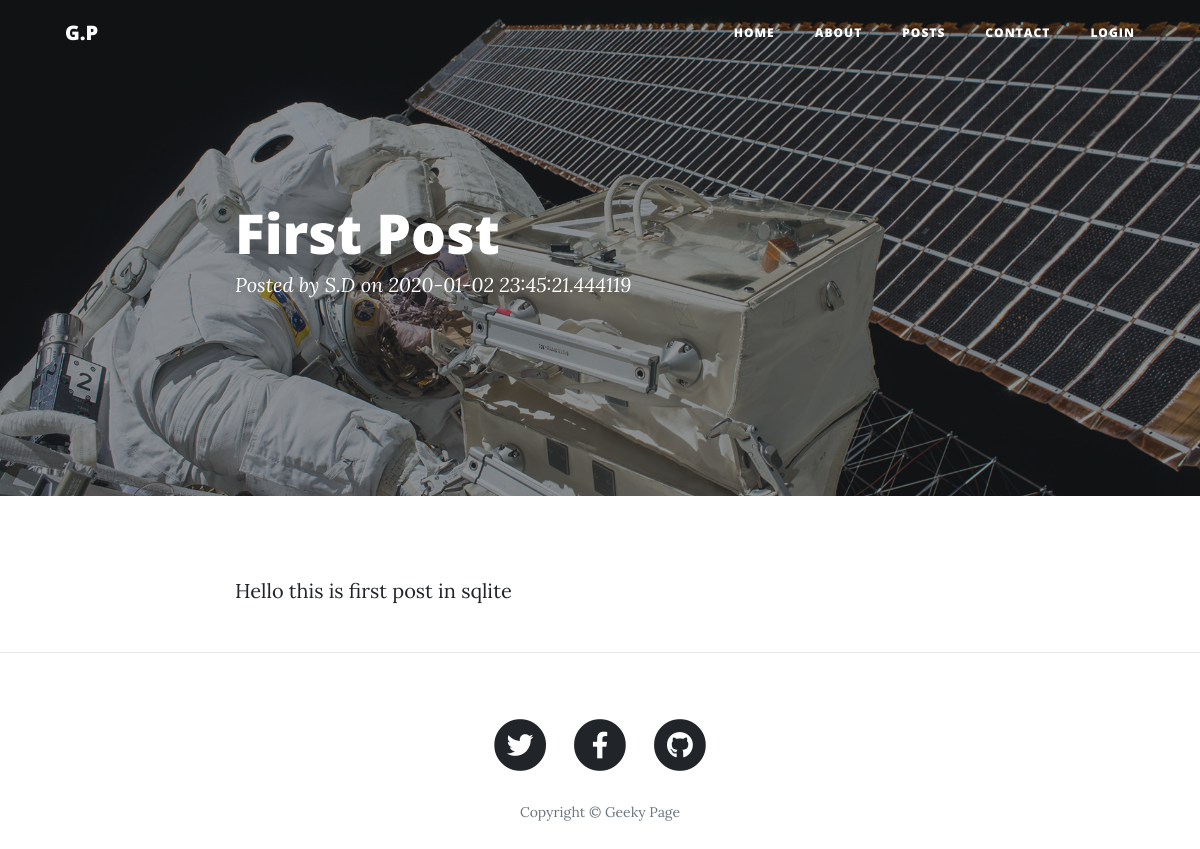
/post/1, run on the app's committed database.
### App.py (models this page shows)
class Posts(db.Model):
    sl_no = db.Column(db.Integer, primary_key=True)
    title = db.Column(db.String(80), unique=False, nullable=False)
    body = db.Column(db.String(120), unique=False, nullable=False)
    wr_by = db.Column(db.String(120), unique=False, nullable=False)
    date = db.Column(db.String(120), unique=False, nullable=True)

### App.py (the view)
@app.route('/post/<string:post_no>')
def post(post_no):
    logged="False"
    if('user' in session and session['user'] == params['admin_user']):
        logged= "True"
    post = Posts.query.filter_by(sl_no=post_no).first()
    return render_template("post.html", post=post, params=params, logged=logged)

### templates/post.html
{% extends "layout.html" %} {% block body %}
<header class="masthead" style="background-image: url('       {{url_for('static', filename = 'img/post-bg.jpg')}}           ')">
    <div class="overlay"></div>
    <div class="container">
        <div class="row">
            <div class="col-lg-8 col-md-10 mx-auto">
                <div class="post-heading">
                    <h1>{{post.title}}</h1>
                    <span class="meta">Posted by
              <a href="#">{{post.wr_by}}</a>
              on {{post.date}}</span>
                </div>
            </div>
        </div>
    </div>
</header>
<article>
    <div class="container">
        <div class="row">
            <div class="col-lg-8 col-md-10 mx-auto">
                <p>{{post.body}}</p>
            </div>
        </div>
    </div>
</article>
{% endblock %}

### data on the page
Posts: title "First Post", wr_by "S.D", date "2020-01-02 23:45:21.444119", body "Hello this is first post in sqlite"

### other printed values
{{ params['left_logo'] }} "G.P"
{{ params['blog_name'] }} "Geeky Page"
